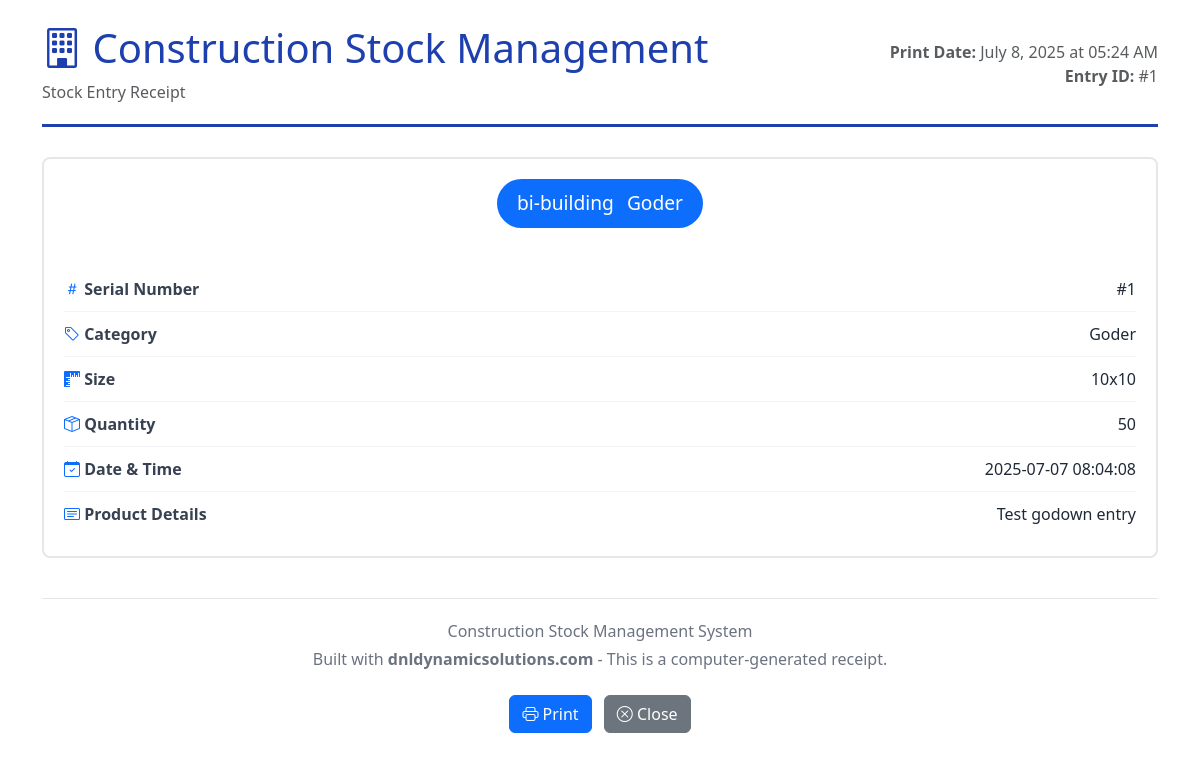
/print_entry/1 (signed in), run on the app's committed database.
### models.py (models this page shows, shortened)
class StockEntry(db.Model):
    __tablename__ = 'stock_entries'
    CATEGORY_CHOICES = [
        ('goder', 'Goder'),
        ('double_tt', 'Double TT'),
        ('slop', 'Slop'),
        ('column', 'Column'),
        ('phhty', 'Phhty'),
        ('others', 'Others'),
    ]
    serial_no = db.Column(db.Integer, primary_key=True, autoincrement=True)
    category = db.Column(db.String(20), nullable=False)
    size = db.Column(db.String(100), nullable=False)
    quantity = db.Column(db.Integer, nullable=False)
    product_details = db.Column(db.Text, nullable=True)
    timestamp = db.Column(db.DateTime, default=datetime.utcnow)

### routes.py (the view)
@app.route('/print_entry/<int:serial_no>')
@login_required
def print_entry(serial_no):
    entry = StockEntry.query.get_or_404(serial_no)
    category_info = CATEGORIES[entry.category]
    return render_template('print_entry.html',
                         entry=entry,
                         category_info=category_info)

### app.py (called while the page is built)
@login_manager.user_loader
def load_user(user_id):
    from models import User
    return User.query.get(int(user_id))

### routes.py (called while the page is built)
@app.template_filter('format_datetime')
def format_datetime(value):
    if value:
        return value.strftime('%Y-%m-%d %H:%M:%S')
    return ''

### templates/print_entry.html (shortened to what this page needs)
<!DOCTYPE html>
<html lang="en">
<head>
    <link href="https://cdn.jsdelivr.net/npm/bootstrap@5.3.0/dist/css/bootstrap.min.css" rel="stylesheet">
    <link rel="stylesheet" href="https://cdn.jsdelivr.net/npm/bootstrap-icons@1.11.0/font/bootstrap-icons.css">
</head>
<body>
    <div class="container mt-4">
        <div class="print-header">
            <div class="row align-items-center">
                <div class="col-md-8">
                    <h1 class="company-logo">
                        <i class="bi bi-building"></i>
                        Construction Stock Management
                    </h1>
                    <p class="text-muted mb-0">Stock Entry Receipt</p>
                </div>
                <div class="col-md-4 text-end">
                    <div class="text-muted">
                        <div><strong>Print Date:</strong> <span id="printDate"></span></div>
                        <div><strong>Entry ID:</strong> #{{ entry.serial_no }}</div>
                    </div>
                </div>
            </div>
        </div>
        <div class="entry-details">
            <div class="text-center mb-4">
                <div class="category-badge bg-primary text-white">
                    <span class="me-2">{{ category_info.icon }}</span>
                    {{ category_info.name }}
                </div>
            </div>
            <div class="detail-row">
                <div class="detail-label">
                    <i class="bi bi-hash text-primary"></i>
                    Serial Number
                </div>
                <div class="detail-value">#{{ entry.serial_no }}</div>
            </div>
            <div class="detail-row">
                <div class="detail-label">
                    <i class="bi bi-tag text-primary"></i>
                    Category
                </div>
                <div class="detail-value">{{ category_info.name }}</div>
            </div>
            <div class="detail-row">
                <div class="detail-label">
                    <i class="bi bi-rulers text-primary"></i>
                    Size
                </div>
                <div class="detail-value">{{ entry.size }}</div>
            </div>
            <div class="detail-row">
                <div class="detail-label">
                    <i class="bi bi-box-seam text-primary"></i>
                    Quantity
                </div>
                <div class="detail-value">{{ entry.quantity }}</div>
            </div>
            <div class="detail-row">
                <div class="detail-label">
                    <i class="bi bi-calendar-check text-primary"></i>
                    Date & Time
                </div>
                <div class="detail-value">{{ entry.timestamp|format_datetime }}</div>
            </div>
            {% if entry.product_details %}
            <div class="detail-row">
                <div class="detail-label">
                    <i class="bi bi-card-text text-primary"></i>
                    Product Details
                </div>
                <div class="detail-value">{{ entry.product_details }}</div>
            </div>
            {% endif %}
        </div>
        <div class="print-footer">
            <p class="mb-1">Construction Stock Management System</p>
            <p class="mb-0">Built with <strong>dnldynamicsolutions.com</strong> - This is a computer-generated receipt.</p>
        </div>
        <div class="text-center mt-4 no-print">
            <button onclick="window.print()" class="btn btn-primary me-2">
                <i class="bi bi-printer"></i> Print
            </button>
            <button onclick="window.close()" class="btn btn-secondary">
                <i class="bi bi-x-circle"></i> Close
            </button>
        </div>
    </div>
</body>
</html>

### templates/print_entry.html (style rules this page uses)
body { font-family: 'Segoe UI', Tahoma, Geneva, Verdana, sans-serif; background: white; color: #333; }
.print-header { border-bottom: 3px solid #1e40af; padding-bottom: 20px; margin-bottom: 30px; }
.company-logo { font-size: 2.5rem; color: #1e40af; }
.entry-details { border: 2px solid #e5e7eb; border-radius: 8px; padding: 20px; margin-bottom: 20px; }
.category-badge { font-size: 1.2rem; padding: 10px 20px; border-radius: 25px; display: inline-block; margin-bottom: 15px; }
.detail-row { display: flex; justify-content: space-between; align-items: center; padding: 10px 0; border-bottom: 1px solid #f3f4f6; }
.detail-row:last-child { border-bottom: none; }
.detail-label { font-weight: 600; color: #374151; }
.detail-value { font-weight: 500; color: #1f2937; }
.print-footer { text-align: center; margin-top: 40px; padding-top: 20px; border-top: 1px solid #e5e7eb; color: #6b7280; }

### data on the page
StockEntry: serial_no "1", name "Goder", size "10x10", quantity "50", timestamp "2025-07-07 08:04:08", product_details "Test godown entry"

### other printed values
{{ category_info.icon }} "bi-building"
